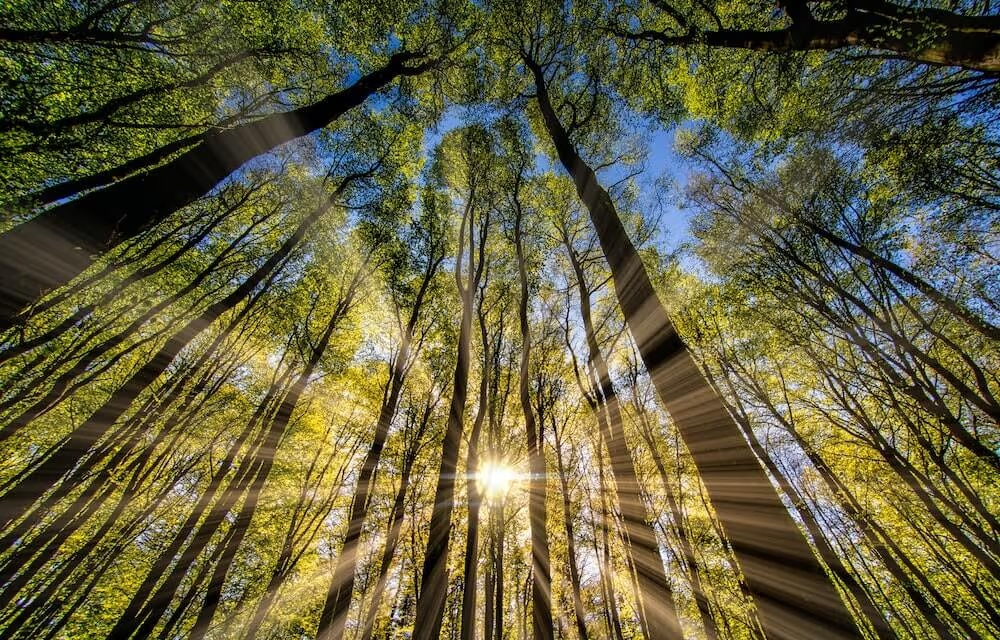
#> input picture jupyter/komo.jpg, 1000 x 640 px
$ jupyter execute dilatacion.ipynb
#> lines starting #> are read from the running program, lines starting #| are printed output that depends on the picture
[cell 1]
import cv2
import numpy as np
import matplotlib.pyplot as plt

[cell 2]
imagen = cv2.imread('komo.jpg', cv2.IMREAD_GRAYSCALE)
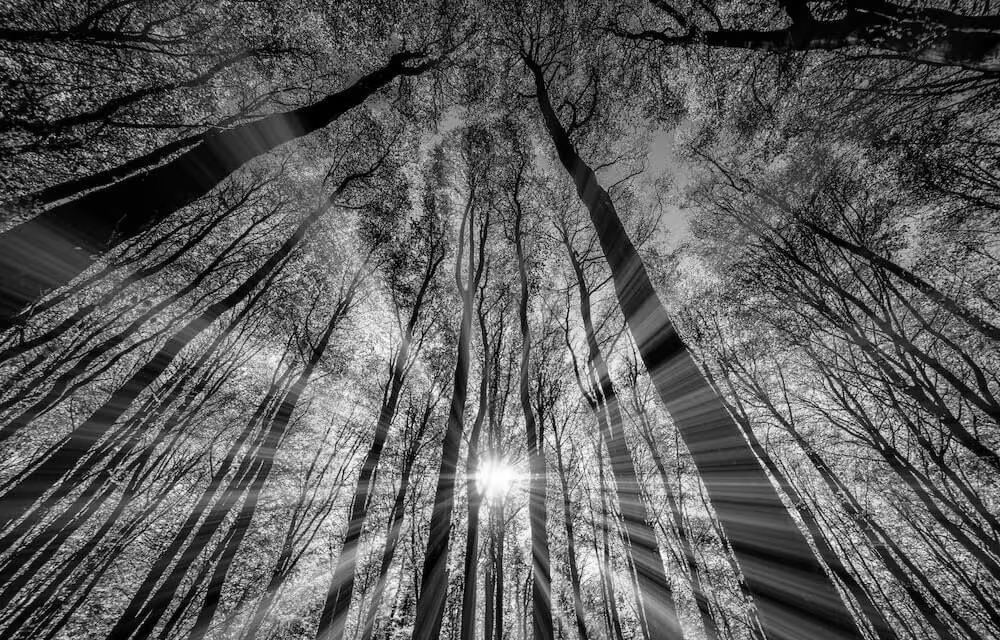
#> imagen: shape (640, 1000); min 0, max 255, mean 92.5
imagen_rgb = cv2.cvtColor(imagen, cv2.COLOR_BGR2RGB)

[cell 3]
kernel = np.ones((3,3), np.uint8)

dilatacion = cv2.dilate(imagen, kernel, iterations=1)
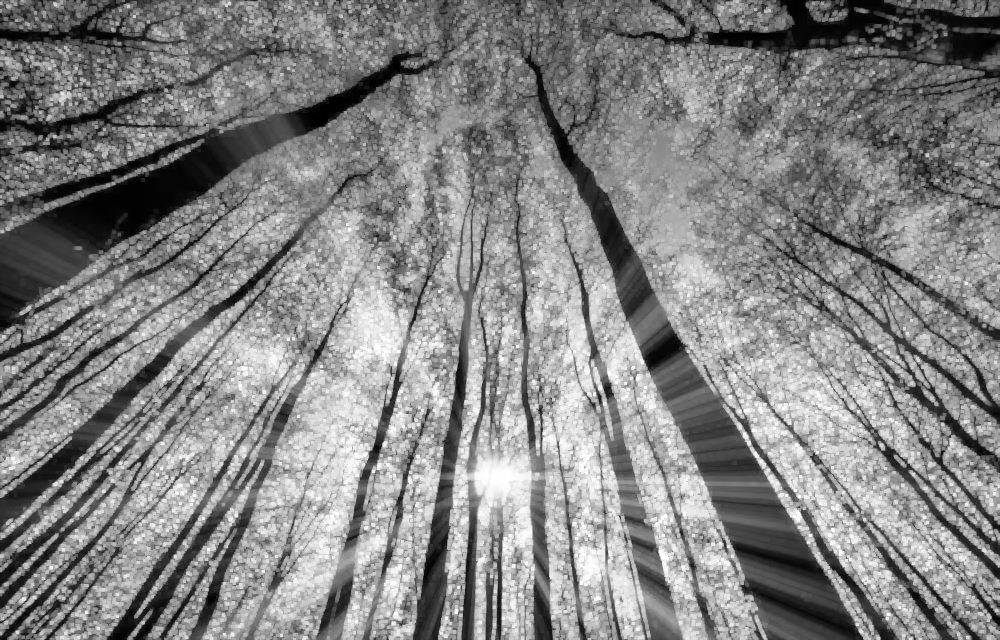
#> dilatacion: shape (640, 1000); min 0, max 255, mean 131.9

cv2.imshow('Original', imagen)
cv2.imshow('Dilatacion', dilatacion)

cv2.waitKey(0)
cv2.destroyAllWindows()
